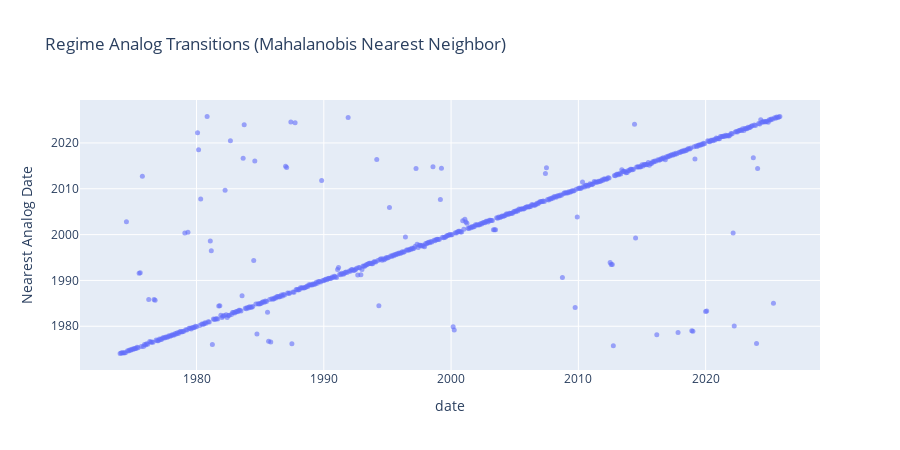
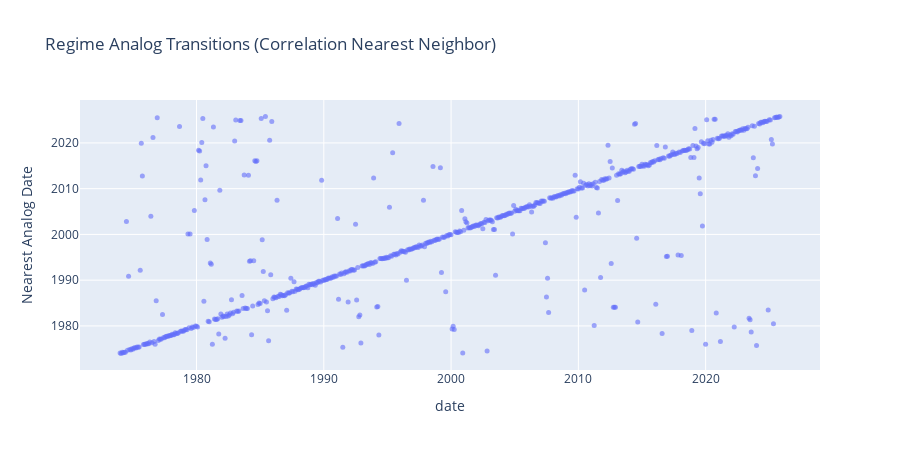

Here is the notebook cell these charts were saved with, in order:
### Code cell
analog_df = pd.DataFrame({
    'date': features.index,
    'maha_neighbor_1': maha_neighbors['neighbor_1'].values,
    'corr_neighbor_1': corr_neighbors['neighbor_1'].values,
})

fig = px.scatter(
    analog_df,
    x='date',
    y='maha_neighbor_1',
    title='Regime Analog Transitions (Mahalanobis Nearest Neighbor)',
    labels={'maha_neighbor_1': 'Nearest Analog Date'}
)
fig.update_traces(marker={'size': 5, 'opacity': 0.6})
fig.update_layout(height=450)
fig.show()

fig = px.scatter(
    analog_df,
    x='date',
    y='corr_neighbor_1',
    title='Regime Analog Transitions (Correlation Nearest Neighbor)',
    labels={'corr_neighbor_1': 'Nearest Analog Date'}
)
fig.update_traces(marker={'size': 5, 'opacity': 0.6})
fig.update_layout(height=450)
fig.show()

### Figure 1 — Plotly figure (JSON) as saved in the notebook; plotly's stock layout.template omitted (floating-point values rounded to 4 significant figures; data arrays with more than 128 entries replaced by an {"elided": "..."} marker saying what was removed)
{"data": [{"hovertemplate": "date=%{x}<br>Nearest Analog Date=%{y}<extra></extra>", "legendgroup": "", "marker": {"color": "#636efa", "opacity": 0.6, "size": 5, "symbol": "circle"}, "mode": "markers", "name": "", "orientation": "v", "showlegend": false, "type": "scatter", "x": {"elided": "623 str values"}, "xaxis": "x", "y": {"elided": "623 str values"}, "yaxis": "y"}], "layout": {"height": 450, "legend": {"tracegroupgap": 0}, "title": {"text": "Regime Analog Transitions (Mahalanobis Nearest Neighbor)"}, "xaxis": {"anchor": "y", "domain": [0, 1], "title": {"text": "date"}}, "yaxis": {"anchor": "x", "domain": [0, 1], "title": {"text": "Nearest Analog Date"}}}}

### Figure 2 — Plotly figure (JSON) as saved in the notebook; plotly's stock layout.template omitted (floating-point values rounded to 4 significant figures; data arrays with more than 128 entries replaced by an {"elided": "..."} marker saying what was removed)
{"data": [{"hovertemplate": "date=%{x}<br>Nearest Analog Date=%{y}<extra></extra>", "legendgroup": "", "marker": {"color": "#636efa", "opacity": 0.6, "size": 5, "symbol": "circle"}, "mode": "markers", "name": "", "orientation": "v", "showlegend": false, "type": "scatter", "x": {"elided": "623 str values"}, "xaxis": "x", "y": {"elided": "623 str values"}, "yaxis": "y"}], "layout": {"height": 450, "legend": {"tracegroupgap": 0}, "title": {"text": "Regime Analog Transitions (Correlation Nearest Neighbor)"}, "xaxis": {"anchor": "y", "domain": [0, 1], "title": {"text": "date"}}, "yaxis": {"anchor": "x", "domain": [0, 1], "title": {"text": "Nearest Analog Date"}}}}
